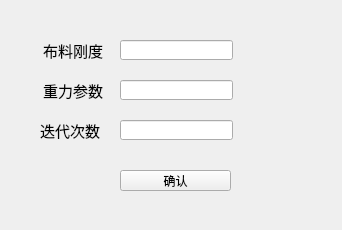
<?xml version="1.0" encoding="UTF-8"?>
<ui version="4.0">
 <class>csfwin</class>
 <widget class="QWidget" name="csfwin">
  <property name="geometry">
   <rect>
    <x>0</x>
    <y>0</y>
    <width>342</width>
    <height>230</height>
   </rect>
  </property>
  <property name="windowTitle">
   <string>提取地形点</string>
  </property>
  <widget class="QPushButton" name="para_push">
   <property name="geometry">
    <rect>
     <x>120</x>
     <y>170</y>
     <width>111</width>
     <height>21</height>
    </rect>
   </property>
   <property name="text">
    <string>确认</string>
   </property>
  </widget>
  <widget class="QLabel" name="label">
   <property name="geometry">
    <rect>
     <x>43</x>
     <y>40</y>
     <width>61</width>
     <height>20</height>
    </rect>
   </property>
   <property name="font">
    <font>
     <family>Algerian</family>
     <pointsize>11</pointsize>
    </font>
   </property>
   <property name="text">
    <string>布料刚度</string>
   </property>
  </widget>
  <widget class="QLabel" name="label_2">
   <property name="geometry">
    <rect>
     <x>43</x>
     <y>80</y>
     <width>61</width>
     <height>20</height>
    </rect>
   </property>
   <property name="font">
    <font>
     <family>Algerian</family>
     <pointsize>11</pointsize>
    </font>
   </property>
   <property name="text">
    <string>重力参数</string>
   </property>
  </widget>
  <widget class="QLineEdit" name="i_rigidness">
   <property name="geometry">
    <rect>
     <x>120</x>
     <y>40</y>
     <width>113</width>
     <height>20</height>
    </rect>
   </property>
  </widget>
  <widget class="QLineEdit" name="i_timestep">
   <property name="geometry">
    <rect>
     <x>120</x>
     <y>80</y>
     <width>113</width>
     <height>20</height>
    </rect>
   </property>
  </widget>
  <widget class="QLabel" name="label_3">
   <property name="geometry">
    <rect>
     <x>40</x>
     <y>120</y>
     <width>61</width>
     <height>20</height>
    </rect>
   </property>
   <property name="font">
    <font>
     <family>Algerian</family>
     <pointsize>11</pointsize>
    </font>
   </property>
   <property name="text">
    <string>迭代次数</string>
   </property>
  </widget>
  <widget class="QLineEdit" name="i_iter">
   <property name="geometry">
    <rect>
     <x>120</x>
     <y>120</y>
     <width>113</width>
     <height>20</height>
    </rect>
   </property>
  </widget>
 </widget>
 <layoutdefault spacing="6" margin="11"/>
 <resources/>
 <connections/>
</ui>
